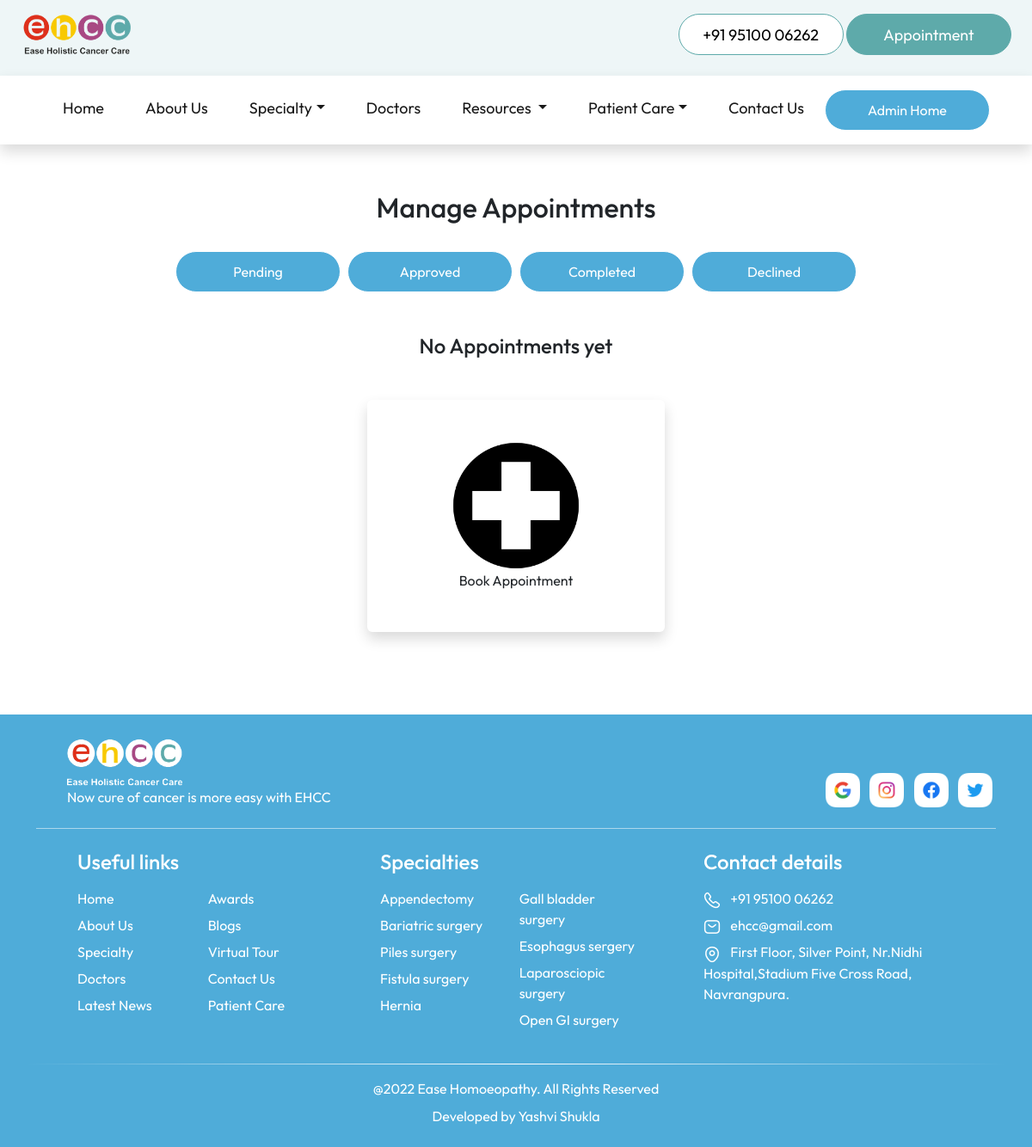
Page /manageAppointments/ (signed in) on the earlier database version.
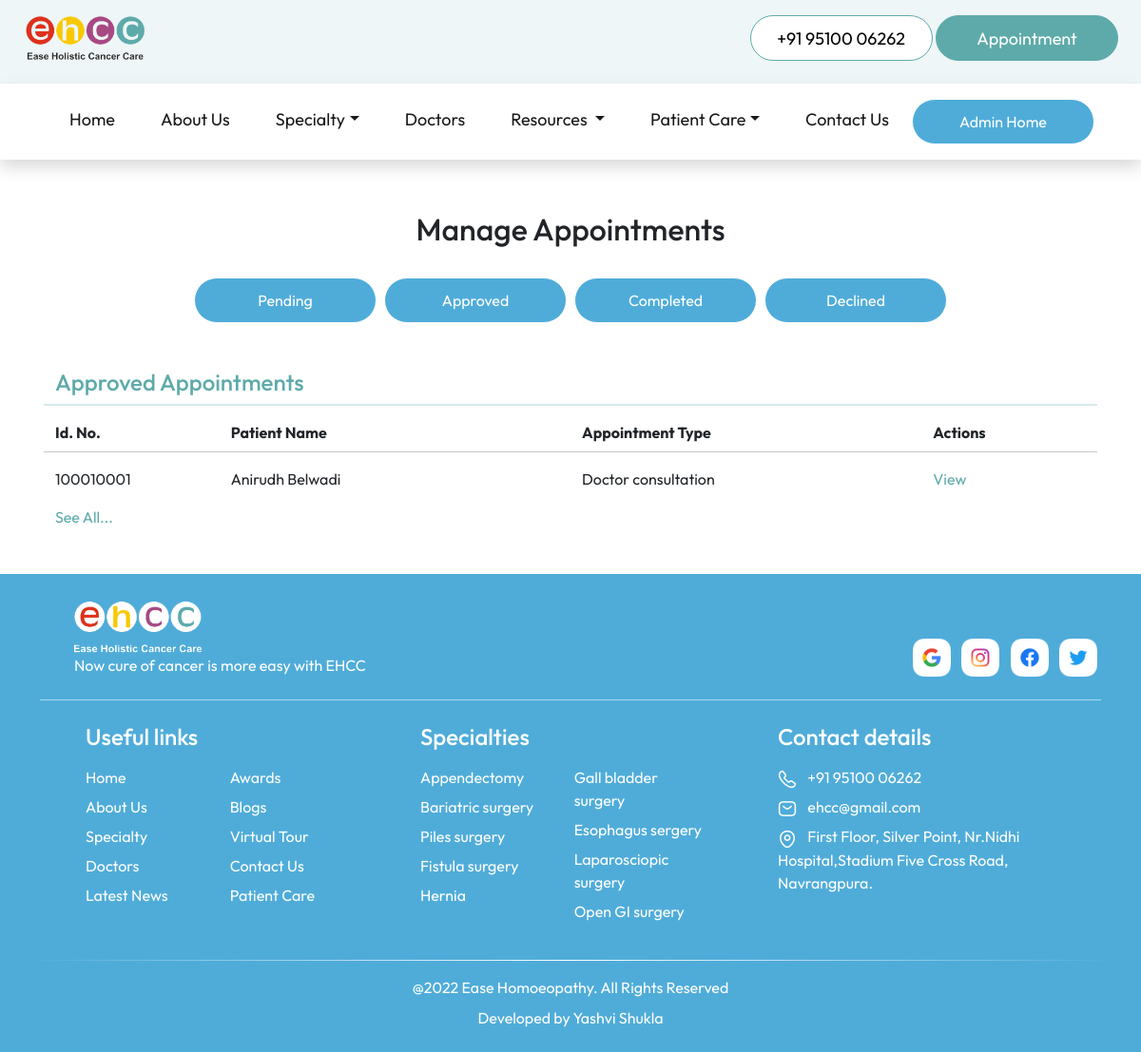
Same page on the later database version.
### tables this page shows
CREATE TABLE "social_links" (
	"social_name"	TEXT,
	"social_link"	TEXT
);

CREATE TABLE "specialty" (
	"id"	INTEGER,
	"name"	TEXT,
	"description"	TEXT
, "illustration"	TEXT);

CREATE TABLE "appointment" (
	"first_name"	TEXT,
	"last_name"	TEXT,
	"gender"	TEXT,
	"phone"	INTEGER,
	"email_ID"	TEXT,
	"type"	TEXT,
	"message"	TEXT,
	"status"	TEXT,
	"id"	INTEGER,
	"hospital_message"	TEXT,
	"date"	TEXT,
	"time"	TEXT,
	"documents"	TEXT
, "doctor_id"	INTEGER);

### flask_app.py (the view)
@app.route('/manageAppointments/')
def manageAppointments():
    if 'user' in session:
        database_connection = sqlite3.connect(database_location)
        database_cursor = database_connection.cursor()
        pending_appointments = database_cursor.execute("SELECT * FROM appointment WHERE status = 'pending'")
        pending_appointments = pending_appointments.fetchmany(3)
        approved_appointments = database_cursor.execute("SELECT * FROM appointment WHERE status = 'approved'")
        approved_appointments = approved_appointments.fetchmany(3)
        completed_appointments = database_cursor.execute("SELECT * FROM appointment WHERE status = 'completed'")
        completed_appointments = completed_appointments.fetchmany(3)
        declined_appointments = database_cursor.execute("SELECT * FROM appointment WHERE status = 'declined'")
        declined_appointments = declined_appointments.fetchmany(3)
        database_connection.commit()
        database_connection.close()
        return render_template('manageAppointments.html', social_links=social_links, pending_appointments=pending_appointments, approved_appointments=approved_appointments, completed_appointments=completed_appointments, declined_appointments=declined_appointments, navbar_specialties=navbar_specialties, navbar_diseases=navbar_diseases)
    elif 'patient_email' in session:
        database_connection = sqlite3.connect(database_location)
        database_cursor = database_connection.cursor()
        pending_appointments = database_cursor.execute("SELECT * FROM appointment WHERE status = 'pending' AND email_ID = ?", (session["patient_email"],))
        pending_appointments = pending_appointments.fetchall()
        approved_appointments = database_cursor.execute("SELECT * FROM appointment WHERE status = 'approved' AND email_ID = ?", (session["patient_email"],))
        approved_appointments = approved_appointments.fetchall()
        completed_appointments = database_cursor.execute("SELECT * FROM appointment WHERE status = 'completed' AND email_ID = ?", (session["patient_email"],))
        completed_appointments = completed_appointments.fetchall()
        declined_appointments = database_cursor.execute("SELECT * FROM appointment WHERE status = 'declined' AND email_ID = ?", (session["patient_email"],))
        declined_appointments = declined_appointments.fetchall()
        database_connection.commit()
        database_connection.close()
        return render_template('manageAppointments.html', social_links=social_links, pending_appointments=pending_appointments, approved_appointments=approved_appointments, completed_appointments=completed_appointments, declined_appointments=declined_appointments, navbar_specialties=navbar_specialties, navbar_diseases=navbar_diseases)
    else:
        return redirect(url_for('patientLogin'))

### templates/manageAppointments.html (shortened to what this page needs)
<!DOCTYPE html>
<html lang="en">
<head>
    <link href="https://cdn.jsdelivr.net/npm/bootstrap@5.2.0/dist/css/bootstrap.min.css" rel="stylesheet"
>
    <link rel="stylesheet" href="https://cdn.jsdelivr.net/npm/bootstrap-icons@1.9.1/font/bootstrap-icons.css">
    <link rel="stylesheet" href="../../static/stylesheets/common.css">
    <link rel="stylesheet" href="../../static/stylesheets/manageAppointments.css">
</head>
<body>
    {% if 'user' in session %}
    {% include 'admin_navbar.html' %}
    {% else %}
    {% include 'navbar.html' %}
    {% endif %}
    <div class="container">
        <div class="row justify-content-center px-3 mb-5">
            <h2 class="text-center mt-4 pt-5">
                Manage Appointments
            </h2>
            <button class="button_cta_white mt-4 mx-1" onclick="window.location.href='/manageAppointments/pending/'"
                id="admin_home">
                Pending
            </button>
            <button class="button_cta_white mt-4 mx-1" onclick="window.location.href='/manageAppointments/approved/'"
                id="admin_home">
                Approved
            </button>
            <button class="button_cta_white mt-4 mx-1" onclick="window.location.href='/manageAppointments/completed/'"
                id="admin_home">
                Completed
            </button>
            <button class="button_cta_white mt-4 mx-1" onclick="window.location.href='/manageAppointments/declined/'"
                id="admin_home">
                Declined
            </button>
            {% if approved_appointments %}
            <h4 class="mt-5">
                Approved Appointments
            </h4>
            <hr style="border: 1px solid var(--primary-color)">
            <div class="col-12 mb-2">
                <div class="row">
                    <div class="col-lg-2">
                        <strong>
                            Id. No.
                        </strong>
                    </div>
                    <div class="col-lg-4">
                        <strong>
                            Patient Name
                        </strong>
                    </div>
                    <div class="col-lg-4">
                        <strong>
                            Appointment Type
                        </strong>
                    </div>
                    <div class="col-lg-2">
                        <strong class="mb-2">
                            Actions
                        </strong>
                    </div>
                    {% for appointment in approved_appointments %}
                    <hr class="mt-2">
                    <div class="col-lg-2">
                        {{ appointment[8] }}
                    </div>
                    <div class="col-lg-4">
                        {{ appointment[0] }}&nbsp;{{ appointment[1] }}
                    </div>
                    <div class="col-lg-4">
                        {{ appointment[5] }}
                    </div>
                    <div class="col-lg-2 mb-2">
                        <a href="/viewAppointment/{{appointment[8]}}" style="color: var(--primary-color);">View</a>
                    </div>
                    {% endfor %}
                </div>
            </div>
            <div class="col-12">
                <a href="/manageAppointments/approved/" style="color: var(--primary-color);">
                    See All...
                </a>
            </div>
            {% endif %}
            {% if pending_appointments or approved_appointments or completed_appointments or declined_appointments %}
            {% else %}
            <h4 class="my-5 text-center">
                No Appointments yet
            </h4>
            {% if 'patient_email' in session %}
            <div class="text-center col-lg-4 col-md-6 mb-5">
                <div class="patient_card shadow py-5 rounded" onclick="window.location.href='/appointment/'">
                    <img src="../../static/images/icons/medical-symbol.png" width="150" alt="">
                    <br>
                    Book Appointment
                </div>
            </div>
            {% endif %}
            {% endif %}
        </div>
    </div>
    {% include 'footer.html' %}
</body>
</html>

### templates/navbar.html (shortened to what this page needs)
<div class="fixed-top">
    <div id="top_navbar" class="py-2">
        <div class="container-fluid px-4">
            <div class="row align-items-center">
                <div class="col-lg-6 text-lg-start text-center mb-2">
                    <a href="/" class="top_navbar_logo">
                        <img src="../../static/images/logo/navbar_logo.png" alt="Hospital logo" height="60"
                            id="navbar_logo_top" />
                    </a>
                </div>
                <div class="col-lg-6 text-lg-end text-center mb-3">
                    <button class="button_cta_appointment mt-2" style="background-color: white; color: black;"
                        onclick="window.location.href='tel:919510006262'">+91 95100 06262</button>
                    <button class="button_cta_appointment mt-2"
                        onclick="window.location.href='/appointment/'">Appointment</button>
                </div>
            </div>
        </div>
    </div>
    <nav class="navbar navbar-expand-lg bg-white shadow">
        <div class="container-fluid pt-2">
            <div class="collapse navbar-collapse" id="navbarNav">
                <ul class="navbar-nav m-auto mb-2 mb-lg-md-0">
                    <li class="nav-item mx-3">
                        <a class="nav-link active" aria-current="page" href="/">Home</a>
                    </li>
                    <li class="nav-item mx-3">
                        <a class="nav-link active" aria-current="page" href="/about/">About Us</a>
                    </li>
                    <li class="nav-item mx-3 dropdown">
                        <a href="" class="nav-link dropdown-toggle active" data-bs-toggle="dropdown"
                            href="/specialty/">Specialty</a>
                    </li>
                    <li class="nav-item mx-3">
                        <a class="nav-link active" aria-current="page" href="/doctors">Doctors</a>
                    </li>
                    <li class="nav-item mx-3 dropdown">
                        <a class="nav-link dropdown-toggle active" href="#" role="button" data-bs-toggle="dropdown"
                            aria-expanded="false">
                            Resources
                        </a>
                    </li>
                    <li class="nav-item mx-3 dropdown">
                        <a class="nav-link active dropdown-toggle active" role="button" href="/patientCare"
                            data-bs-toggle="dropdown" aria-expanded="false">Patient Care</a>
                    </li>
                    <li class="nav-item mx-3">
                        <a class="nav-link active" aria-current="page" href="/contact/">Contact Us</a>
                    </li>
                    <li>
                        <button class="button_cta_white" onclick="window.location.href='/admin/'" id="admin_home"
                            style="visibility: hidden;">
                            Admin Home
                        </button>
                    </li>
                </ul>
            </div>
        </div>
    </nav>
</div>

### templates/footer.html (shortened to what this page needs)
<div class="footer">
    <div class="container">
        <div class="row align-items-end">
            <div class="col-md-8 px-md-5 mt-4 mb-3">
                <img src="../../static/images/logo/footer_logo.png" alt="Hospital logo" height="60" />
                <p class="text-white mb-0">
                    Now cure of cancer is more easy with EHCC
                </p>
            </div>
            <div class="col-md-4 pt-4 mb-3 text-md-end">
                {% for social in social_links %}
                <a href="{{social[1]}}">
                    <img src="../../static/images/logo/{{social[0]}}_icon.png" alt="{{social[0]}} logo"
                        class="img-fluid mx-1" style="height: 40px; width: auto;" />
                </a>
                {% endfor %}
            </div>
        </div>
        <div class="footer_line mt-2"></div>
        <div class="row text-white pt-4 ps-md-5 footer_links">
            <div class="col-md-4 col-sm-6 mb-4">
                <h4 class="mb-3">Useful links</h4>
                <div class="row">
                    <div class="col-lg-5 col-sm-12 col-6">
                        <a href="/">
                            <p>Home</p>
                        </a>
                        <a href="/about/">
                            <p>About Us</p>
                        </a>
                        <a href="/specialty/">
                            <p>Specialty</p>
                        </a>
                        <a href="/doctors/">
                            <p>Doctors</p>
                        </a>
                        <a href="/news/">
                            <p>Latest News</p>
                        </a>
                    </div>
                    <div class="col-lg-5 col-sm-12 col-6">
                        <a href="/awards/">
                            <p>Awards</p>
                        </a>
                        <a href="/blogs/">
                            <p>Blogs</p>
                        </a>
                        <a href="/virtualTour/">
                            <p>Virtual Tour</p>
                        </a>
                        <a href="/contact/">
                            <p>Contact Us</p>
                        </a>
                        <a href="#">
                            <p>Patient Care</p>
                        </a>
                    </div>
                </div>
            </div>
            <div class="col-md-4 col-sm-6 mb-4 g-md-0">
                <h4 class="mb-3">
                    <a href="/specialty/">
                        Specialties
                    </a>
                </h4>
                <div class="row">
                    <div class="col-lg-5 col-sm-12 col-6">
                        {% for i in range (0,((navbar_specialties|length/2)+0.5)|int) %}
                        <a href="/diseases/{{navbar_specialties[i][0]}}/">
                            <p>
                                {{ navbar_specialties[i][1] }}
                            </p>
                        </a>
                        {% endfor %}
                    </div>
                    <div class="col-lg-5 col-sm-12 col-6">
                        {% for i in range (((navbar_specialties|length/2)+0.5)|int,navbar_specialties|length) %}
                        <a href="/diseases/{{navbar_specialties[i][0]}}/">
                            <p>
                                {{ navbar_specialties[i][1] }}
                            </p>
                        </a>
                        {% endfor %}
                    </div>
                </div>
            </div>
            <div class="col-md-4 col-sm-12">
                <h4 class="mb-3">Contact details</h4>
                <p>
                    <a href="tel:919510006262">
                        <img src="../../static/images/logo/footercall_icon.png" alt="call logo" />
                        <span class="ps-2">+91 95100 06262</span>
                    </a>
                </p>
                <p>
                    <a href="mailto:ehcc@gmail.com">
                        <img src="../../static/images/logo/mail_icon.png" alt="mail icon" />
                        <span class="ps-2">ehcc@gmail.com</span>
                    </a>
                </p>
                <p>
                    <a href="https://goo.gl/maps/SUXSNEnxhgQroknp9" target="_blank">
                        <img src="../../static/images/logo/location_icon.png" alt="location icon" />
                        <span class="ps-2">
                            First Floor, Silver Point, Nr.Nidhi Hospital,Stadium Five Cross Road, Navrangpura.
                        </span>
                    </a>
                </p>
            </div>
        </div>
        <div class="row my-2">
            <div class="footer_line_2"></div>
        </div>
        <div class="row text-white">
            <div class="py-2 text-center">
                @2022 Ease Homoeopathy. All Rights Reserved
            </div>
            <div class="text-center">
                Developed by <a href="" class="footer_credit">Yashvi Shukla</a></br></br>
            </div>
        </div>
    </div>
</div>

Differences in the rows shown:
added appointment: id "100010001", first_name "Anirudh", last_name "Belwadi", type "Doctor consultation"
Other differences:
text no longer shown: "No Appointments yet Book Appointment"
text now shown: "Approved Appointments Id. No. Patient Name Appointment Type Actions See All..."
